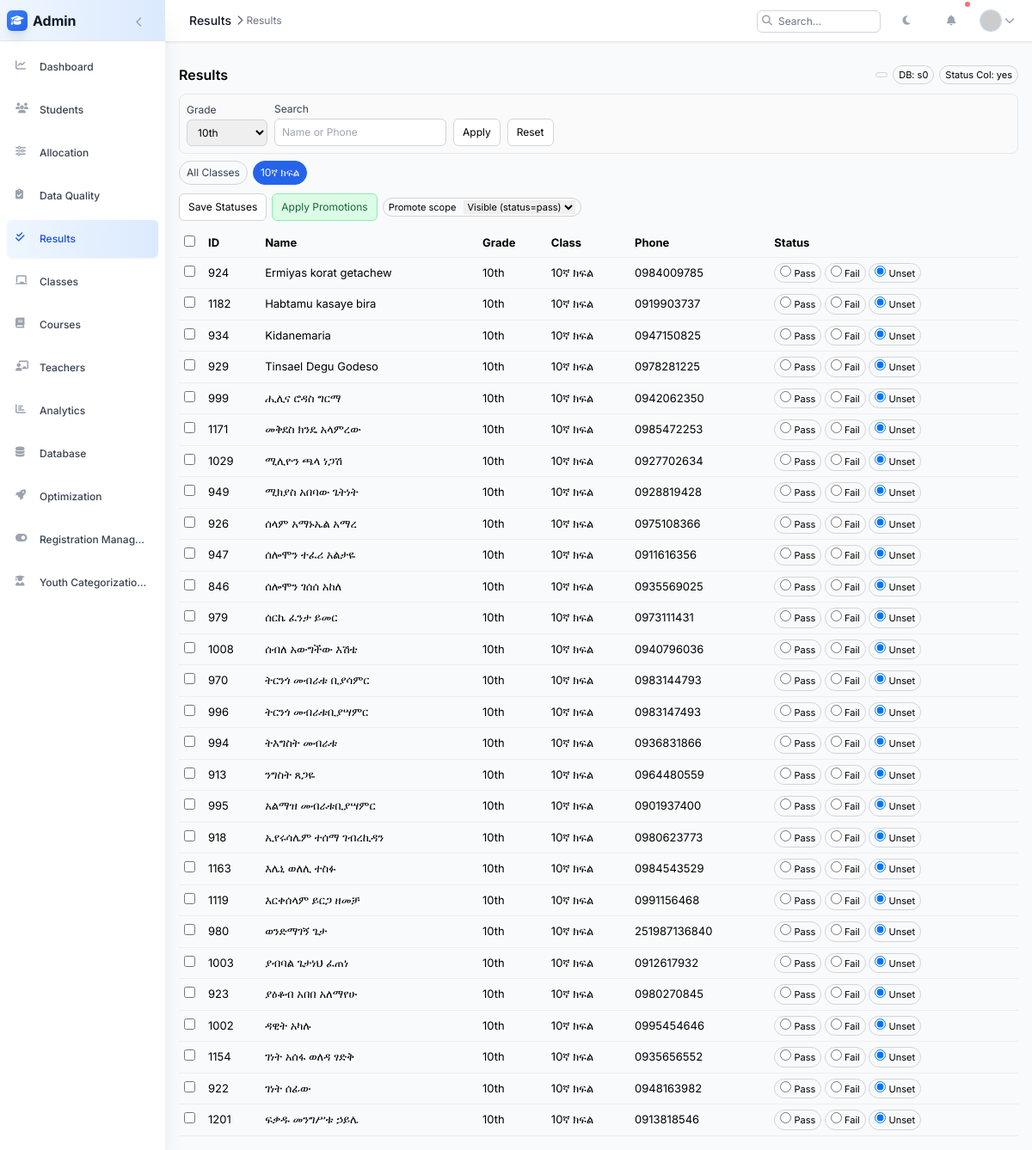
The page /results.php?grade=10th&class_id=25 (signed in) on the database its author committed.
### tables this page shows
CREATE TABLE `classes` (
  `id` int(11) NOT NULL,
  `name` varchar(100) NOT NULL,
  `grade` enum('new','1st','2nd','3rd','4th','5th','6th','7th','8th','9th','10th','11th','12th') NOT NULL,
  `section` varchar(10) DEFAULT NULL,
  `academic_year` int(11) NOT NULL,
  `capacity` int(11) DEFAULT NULL,
  `teacher_id` int(11) DEFAULT NULL,
  `description` text DEFAULT NULL,
  `created_at` timestamp NOT NULL DEFAULT current_timestamp(),
  `updated_at` timestamp NOT NULL DEFAULT current_timestamp() ON UPDATE current_timestamp()
);

CREATE TABLE `students` (
  `id` int(11) NOT NULL,
  `photo_path` varchar(255) DEFAULT NULL,
  `full_name` text NOT NULL,
  `christian_name` text DEFAULT NULL,
  `gender` enum('male','female') NOT NULL,
  `birth_date` date NOT NULL,
  `current_grade` varchar(32) NOT NULL DEFAULT 'new',
  `current_result_status` enum('pass','fail') DEFAULT NULL,
  `is_new_registration` tinyint(1) NOT NULL DEFAULT 0,
  `is_flagged` tinyint(1) NOT NULL DEFAULT 0,
  `school_year_start` int(11) DEFAULT NULL,
  `regular_school_name` text DEFAULT NULL,
  `regular_school_grade` text DEFAULT NULL,
  `phone_number` varchar(20) DEFAULT NULL,
  `has_spiritual_father` enum('own','family','none') NOT NULL,
  `spiritual_father_name` text DEFAULT NULL,
  `spiritual_father_phone` varchar(20) DEFAULT NULL,
  `spiritual_father_church` text DEFAULT NULL,
  `sub_city` text DEFAULT NULL,
  `district` text DEFAULT NULL,
  `specific_area` text DEFAULT NULL,
  `house_number` text DEFAULT NULL,
  `living_with` enum('both_parents','father_only','mother_only','relative_or_guardian') NOT NULL,
  `special_interests` text DEFAULT NULL,
  `siblings_in_school` text DEFAULT NULL,
  `physical_disability` text DEFAULT NULL,
  `weak_side` text DEFAULT NULL,
  `transferred_from_other_school` text DEFAULT NULL,
  `came_from_other_religion` text DEFAULT NULL,
  `created_at` timestamp NOT NULL DEFAULT current_timestamp(),
  `education_level` text DEFAULT NULL,
  `field_of_study` text DEFAULT NULL,
  `emergency_name` text DEFAULT NULL,
  `emergency_phone` text DEFAULT NULL,
  `emergency_alt_phone` text DEFAULT NULL,
  `emergency_address` text DEFAULT NULL,
  `flagged` tinyint(1) DEFAULT 0,
  `normalized_name` varchar(255) GENERATED ALWAYS AS (lcase(trim(`full_name`))) STORED
);

### results.php (the view, shortened to what this page needs)
<?php
require 'config.php';
require 'includes/admin_layout.php';
function table_has_column(PDO $pdo, string $table, string $column): bool {
    try {
        $db = active_database($pdo);
        $stmt = $pdo->prepare("SELECT 1 FROM INFORMATION_SCHEMA.COLUMNS WHERE TABLE_SCHEMA = ? AND TABLE_NAME = ? AND COLUMN_NAME = ? LIMIT 1");
        $stmt->execute([$db, $table, $column]);
        return (bool)$stmt->fetchColumn();
    } catch (Exception $e) {
        return false;
    }
}
function active_database(PDO $pdo): string {
    try {
        $row = $pdo->query('SELECT DATABASE() AS db')->fetch(PDO::FETCH_ASSOC);
        return (string)($row['db'] ?? '');
    } catch (Exception $e) {
        return '';
    }
}
function fetch_grades(PDO $pdo): array {
    $stmt = $pdo->query("SELECT DISTINCT current_grade FROM students WHERE current_grade IS NOT NULL AND current_grade<>'' ORDER BY current_grade");
    return array_map(fn($r)=>$r['current_grade'], $stmt->fetchAll(PDO::FETCH_ASSOC));
}
function fetch_classes_by_grade(PDO $pdo, string $grade): array {
    $stmt = $pdo->prepare("SELECT id, name, grade, section FROM classes WHERE grade = ? ORDER BY section, name");
    $stmt->execute([$grade]);
    return $stmt->fetchAll(PDO::FETCH_ASSOC);
}
function fetch_students_for_view(PDO $pdo, ?string $grade, ?int $classId, string $search = '', bool $hasCRS = true): array {
    $selectCRS = $hasCRS ? 's.current_result_status' : 'NULL AS current_result_status';
    $sql = "SELECT s.id, s.full_name, s.current_grade, s.phone_number, $selectCRS,
                   c.id AS current_class_id, c.name AS current_class_name
            FROM students s
            LEFT JOIN class_enrollments ce ON s.id = ce.student_id AND ce.status='active'
            LEFT JOIN classes c ON ce.class_id = c.id
            WHERE 1=1";
    $params = [];
    if ($grade) { $sql .= " AND s.current_grade = ?"; $params[] = $grade; }
    if ($classId) { $sql .= " AND c.id = ?"; $params[] = $classId; }
    $sql .= " ORDER BY s.full_name";
    $stmt = $pdo->prepare($sql);
    $stmt->execute($params);
    return $stmt->fetchAll(PDO::FETCH_ASSOC);
}
$msg = '';
$hasCRS = table_has_column($pdo, 'students', 'current_result_status');
$grades = fetch_grades($pdo);
$filter_grade = $_GET['grade'] ?? ($_POST['filter_grade'] ?? ($grades[0] ?? ''));
$classes = $filter_grade ? fetch_classes_by_grade($pdo, $filter_grade) : [];
$filter_class_id = (int)($_GET['class_id'] ?? ($_POST['filter_class_id'] ?? 0));
$search = trim((string)($_GET['q'] ?? ''));
$students = fetch_students_for_view($pdo, $filter_grade ?: null, $filter_class_id ?: null, $search, $hasCRS);
$msg = $_GET['msg'] ?? $msg;
$activeDb = active_database($pdo);
?>
<div class="rs-wrap">
  <div class="rs-toolbar">
    <h2 style="margin:0;font-size:16px;font-weight:600">Results</h2>
    <div style="display:flex;gap:6px;align-items:center;flex-wrap:wrap">
      <div class="badge" style="<?= $msg? 'background:#ecfeff;border-color:#a5f3fc;color:#0369a1':'' ?>"><?php echo htmlspecialchars($msg,ENT_QUOTES,'UTF-8'); ?></div>
      <div class="badge" title="Active database name">DB: <?= htmlspecialchars($activeDb,ENT_QUOTES,'UTF-8') ?: '-' ?></div>
      <div class="badge" title="Detection of students.current_result_status">Status Col: <?= $hasCRS ? 'yes' : 'no' ?></div>
    </div>
  </div>
  <form method="get" class="rs-form">
    <div class="rs-field">
      <label for="rs-grade">Grade</label>
      <select id="rs-grade" class="rs-control" name="grade" onchange="this.form.submit()">
        <?php foreach ($grades as $g): $sel = ($g===$filter_grade)?'selected':''; ?>
          <option value="<?= htmlspecialchars($g,ENT_QUOTES,'UTF-8') ?>" <?=$sel?>><?= htmlspecialchars($g,ENT_QUOTES,'UTF-8') ?></option>
        <?php endforeach; ?>
      </select>
    </div>
    <div class="rs-field" style="min-width:200px">
      <label for="rs-search">Search</label>
      <input id="rs-search" class="rs-control" type="text" name="q" value="<?= htmlspecialchars($search,ENT_QUOTES,'UTF-8') ?>" placeholder="Name or Phone">
    </div>
    <div class="rs-field">
      <button type="submit" class="btn">Apply</button>
    </div>
    <div class="rs-field">
      <a class="btn" href="results.php?grade=<?= urlencode($filter_grade) ?>">Reset</a>
    </div>
  </form>
  <div class="rs-tabs">
    <a class="rs-tab <?= $filter_class_id? '':'active' ?>" href="results.php?grade=<?= urlencode($filter_grade) ?>">All Classes</a>
    <?php foreach ($classes as $cl): $active = ($filter_class_id==(int)$cl['id'])?'active':''; ?>
      <a class="rs-tab <?=$active?>" href="results.php?grade=<?= urlencode($filter_grade) ?>&class_id=<?= (int)$cl['id'] ?>"><?= htmlspecialchars($cl['name'] ?? ($cl['section'] ?? 'Class '.$cl['id']),ENT_QUOTES,'UTF-8') ?></a>
    <?php endforeach; ?>
  </div>
  <form method="post">
    <div class="rs-toolbar">
      <div style="display:flex;gap:6px;align-items:center;flex-wrap:wrap">
        <button type="submit" name="action" value="save_results" class="btn">Save Statuses</button>
        <button type="submit" name="action" value="apply_promotions" class="btn" style="background:#dcfce7;border-color:#86efac;color:#166534">Apply Promotions</button>
        <label class="badge">Promote scope
          <select name="promote_scope" style="margin-left:6px">
            <option value="visible_pass">Visible (status=pass)</option>
          </select>
        </label>
      </div>
    </div>
    <table class="tbl">
      <thead>
        <tr>
          <th style="width:28px"><input type="checkbox" id="selAll" onclick="document.querySelectorAll('.rowSel').forEach(cb=>cb.checked=this.checked)"></th>
          <th>ID</th>
          <th>Name</th>
          <th>Grade</th>
          <th>Class</th>
          <th>Phone</th>
          <th>Status</th>
        </tr>
      </thead>
      <tbody>
        <?php foreach ($students as $s): $sid=(int)$s['id']; $st=$s['current_result_status'] ?? null; ?>
          <tr>
            <td><input type="checkbox" class="rowSel" name="selected_ids[]" value="<?= $sid ?>"></td>
            <td><?= $sid ?></td>
            <td><?= htmlspecialchars($s['full_name']??'',ENT_QUOTES,'UTF-8') ?></td>
            <td><?= htmlspecialchars($s['current_grade']??'',ENT_QUOTES,'UTF-8') ?></td>
            <td><?= htmlspecialchars($s['current_class_name']??'-',ENT_QUOTES,'UTF-8') ?></td>
            <td><?= htmlspecialchars($s['phone_number']??'',ENT_QUOTES,'UTF-8') ?></td>
            <td>
              <label class="badge"><input type="radio" name="status[<?= $sid ?>]" value="pass" <?= $st==='pass'?'checked':'' ?>> Pass</label>
              <label class="badge"><input type="radio" name="status[<?= $sid ?>]" value="fail" <?= $st==='fail'?'checked':'' ?>> Fail</label>
              <label class="badge"><input type="radio" name="status[<?= $sid ?>]" value="" <?= $st===null?'checked':'' ?>> Unset</label>
            </td>
          </tr>
        <?php endforeach; ?>
      </tbody>
    </table>
  </form>
</div>
<?php
$content = ob_get_clean();
echo renderAdminLayout('Results', $content);

### includes/admin_layout.php (style rules this page uses)
* { transition-property: background-color, border-color, color, fill, stroke, transform, box-shadow; transition-timing-function: cubic-bezier(0.4, 0, 0.2, 1); transition-duration: 150ms; }

### results.php (style rules this page uses)
.rs-wrap { max-width:1200px;margin:0 auto }
.rs-toolbar { display:flex;gap:8px;align-items:center;justify-content:space-between;margin:10px 0 }
.rs-form { display:flex;gap:8px;align-items:flex-end;flex-wrap:wrap;background:#fafafa;border:1px solid #e5e7eb;border-radius:8px;padding:8px }
.rs-field { display:flex;flex-direction:column;gap:2px }
.rs-field label { font-size:12px;color:#374151 }
.rs-control { padding:6px 8px;font-size:12px;border:1px solid #d1d5db;border-radius:6px }
.rs-tabs { display:flex;gap:6px;flex-wrap:wrap;margin:8px 0 }
.rs-tab { display:inline-flex;align-items:center;gap:6px;padding:4px 8px;border:1px solid #d1d5db;border-radius:9999px;font-size:12px;background:#f9fafb;color:#374151;text-decoration:none }
.rs-tab.active { background:#2563eb;border-color:#2563eb;color:#fff }
.tbl { width:100%;border-collapse:collapse;font-size:13px }
.tbl th,.tbl td { border-bottom:1px solid #eee;padding:6px;text-align:left }
.badge { display:inline-block;padding:2px 6px;font-size:11px;border:1px solid #d1d5db;border-radius:9999px }
.btn { padding:6px 10px;font-size:12px;border:1px solid #d1d5db;border-radius:6px;background:#fff;cursor:pointer }

### rows shown on the page
classes: name "10ኛ ክፍል"
students: id "924", full_name "Ermiyas korat getachew", current_grade "10th", classes.name "10ኛ ክፍል", phone_number "0984009785"
students: id "1182", full_name "Habtamu kasaye bira", current_grade "10th", classes.name "10ኛ ክፍል", phone_number "0919903737"
students: id "934", full_name "Kidanemaria", current_grade "10th", classes.name "10ኛ ክፍል", phone_number "0947150825"
students: id "929", full_name "Tinsael Degu Godeso", current_grade "10th", classes.name "10ኛ ክፍል", phone_number "0978281225"
students: id "999", full_name "ሒሊና ሮዳስ ግርማ", current_grade "10th", classes.name "10ኛ ክፍል", phone_number "0942062350"
students: id "1171", full_name "መቅደስ ክንዴ አላምረው", current_grade "10th", classes.name "10ኛ ክፍል", phone_number "0985472253"
students: id "1029", full_name "ሚሊዮን ጫላ ነጋሽ", current_grade "10th", classes.name "10ኛ ክፍል", phone_number "0927702634"
students: id "949", full_name "ሚክያስ አበባው ጌትነት", current_grade "10th", classes.name "10ኛ ክፍል", phone_number "0928819428"
students: id "926", full_name "ሰላም አማኑኤል አማረ", current_grade "10th", classes.name "10ኛ ክፍል", phone_number "0975108366"
students: id "947", full_name "ሰሎሞን ተፈሪ አልታዬ", current_grade "10th", classes.name "10ኛ ክፍል", phone_number "0911616356"
students: id "846", full_name "ሰሎሞን ገሰሰ አከለ", current_grade "10th", classes.name "10ኛ ክፍል", phone_number "0935569025"
students: id "979", full_name "ሰርኬ ፈንታ ይመር", current_grade "10th", classes.name "10ኛ ክፍል", phone_number "0973111431"
students: id "1008", full_name "ሰብለ አውግችው እሽቴ", current_grade "10th", classes.name "10ኛ ክፍል", phone_number "0940796036"
students: id "970", full_name "ትርንጎ መብራቱ ቢያሳምር", current_grade "10th", classes.name "10ኛ ክፍል", phone_number "0983144793"
students: id "996", full_name "ትርንጎ መብራቱቢያሣምር", current_grade "10th", classes.name "10ኛ ክፍል", phone_number "0983147493"
students: id "994", full_name "ትእግስት መብራቱ", current_grade "10th", classes.name "10ኛ ክፍል", phone_number "0936831866"
students: id "913", full_name "ንግስት ጸጋዬ", current_grade "10th", classes.name "10ኛ ክፍል", phone_number "0964480559"
students: id "995", full_name "አልማዝ መብራቱቢያሣምር", current_grade "10th", classes.name "10ኛ ክፍል", phone_number "0901937400"
students: id "918", full_name "ኢየሩሳሌም ተሰማ ገብረኪዳን", current_grade "10th", classes.name "10ኛ ክፍል", phone_number "0980623773"
students: id "1163", full_name "እሌኒ ወለሊ ተስፉ", current_grade "10th", classes.name "10ኛ ክፍል", phone_number "0984543529"
students: id "1119", full_name "እርቀሰላም ይርጋ ዘመቻ", current_grade "10th", classes.name "10ኛ ክፍል", phone_number "0991156468"
students: id "980", full_name "ወንድማገኝ ጌታ", current_grade "10th", classes.name "10ኛ ክፍል", phone_number "251987136840"
students: id "1003", full_name "ያብባል ጌታነህ ፈጠነ", current_grade "10th", classes.name "10ኛ ክፍል", phone_number "0912617932"
students: id "923", full_name "ያዕቆብ አበበ አለማየሁ", current_grade "10th", classes.name "10ኛ ክፍል", phone_number "0980270845"
students: id "1002", full_name "ዳዊት አካሉ", current_grade "10th", classes.name "10ኛ ክፍል", phone_number "0995454646"
students: id "1154", full_name "ገነት አሰፋ ወለዳ ፃድቅ", current_grade "10th", classes.name "10ኛ ክፍል", phone_number "0935656552"
students: id "922", full_name "ገነት ሰፊው", current_grade "10th", classes.name "10ኛ ክፍል", phone_number "0948163982"
students: id "1201", full_name "ፍቃዱ መንግሥቱ ኃይሌ", current_grade "10th", classes.name "10ኛ ክፍል", phone_number "0913818546"

### other values the page prints
$item['title'] "Dashboard"
$item['title'] "Students"
$item['title'] "Allocation"
$item['title'] "Data Quality"
$item['title'] "Results"
$item['title'] "Classes"
$item['title'] "Courses"
$item['title'] "Teachers"
$item['title'] "Analytics"
$item['title'] "Database"
$item['title'] "Optimization"
$item['title'] "Registration Manag…"
$item['title'] "Youth Categorizatio…"
$title "Results"
$active_page "Results"
